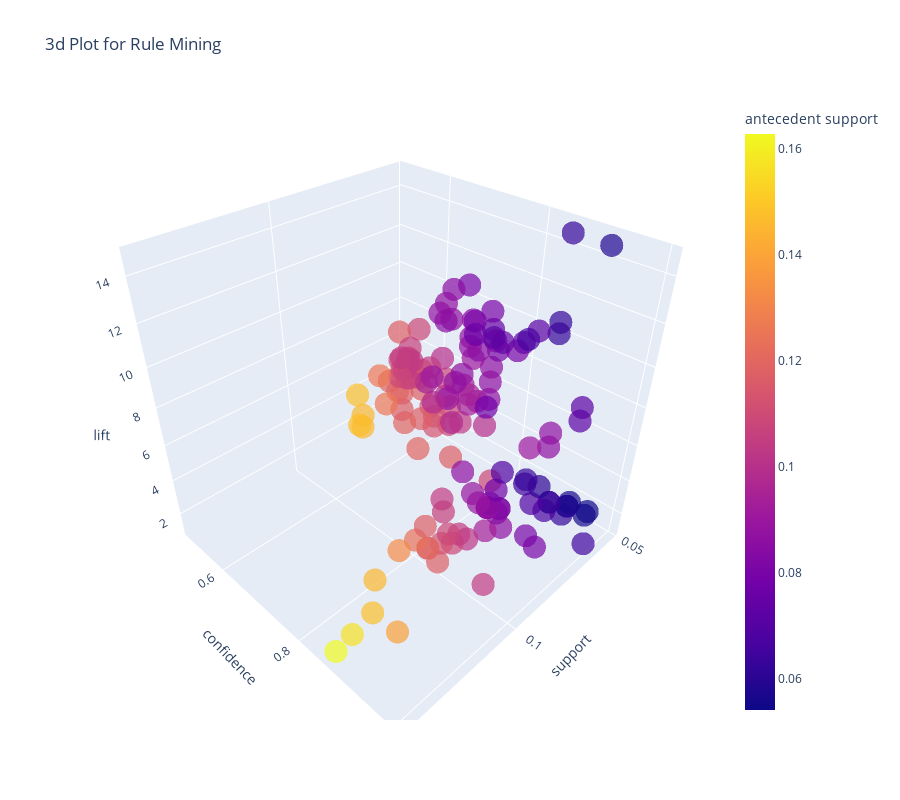

Notebook source saved alongside this figure:
### Code cell
plot_model(model1, plot='3d')

### Figure 1 — Plotly figure (JSON) as saved in the notebook; plotly's stock layout.template omitted (floating-point values rounded to 4 significant figures; data arrays with more than 128 entries replaced by an {"elided": "..."} marker saying what was removed)
{"data": [{"customdata": {"elided": "141x2 str values"}, "hoverlabel": {"namelength": 0}, "hovertemplate": "support=%{x}<br>confidence=%{y}<br>lift=%{z}<br>antecedents=%{customdata[0]}<br>consequents=%{customdata[1]}<br>antecedent support=%{marker.color}", "legendgroup": "", "marker": {"color": {"elided": "141 float values"}, "coloraxis": "coloraxis", "opacity": 0.7, "symbol": "circle"}, "mode": "markers", "name": "", "scene": "scene", "showlegend": false, "type": "scatter3d", "x": {"elided": "141 float values"}, "y": {"elided": "141 float values"}, "z": {"elided": "141 float values"}}], "layout": {"coloraxis": {"colorbar": {"title": {"text": "antecedent support"}}, "colorscale": [[0, "#0d0887"], [0.1111, "#46039f"], [0.2222, "#7201a8"], [0.3333, "#9c179e"], [0.4444, "#bd3786"], [0.5556, "#d8576b"], [0.6667, "#ed7953"], [0.7778, "#fb9f3a"], [0.8889, "#fdca26"], [1, "#f0f921"]]}, "height": 800, "legend": {"tracegroupgap": 0}, "scene": {"aspectmode": "auto", "aspectratio": {"x": 1, "y": 1, "z": 1}, "domain": {"x": [0, 1], "y": [0, 1]}, "xaxis": {"title": {"text": "support"}, "type": "linear"}, "yaxis": {"title": {"text": "confidence"}, "type": "linear"}, "zaxis": {"title": {"text": "lift"}, "type": "linear"}}, "title": {"text": "3d Plot for Rule Mining"}, "width": 900}}
